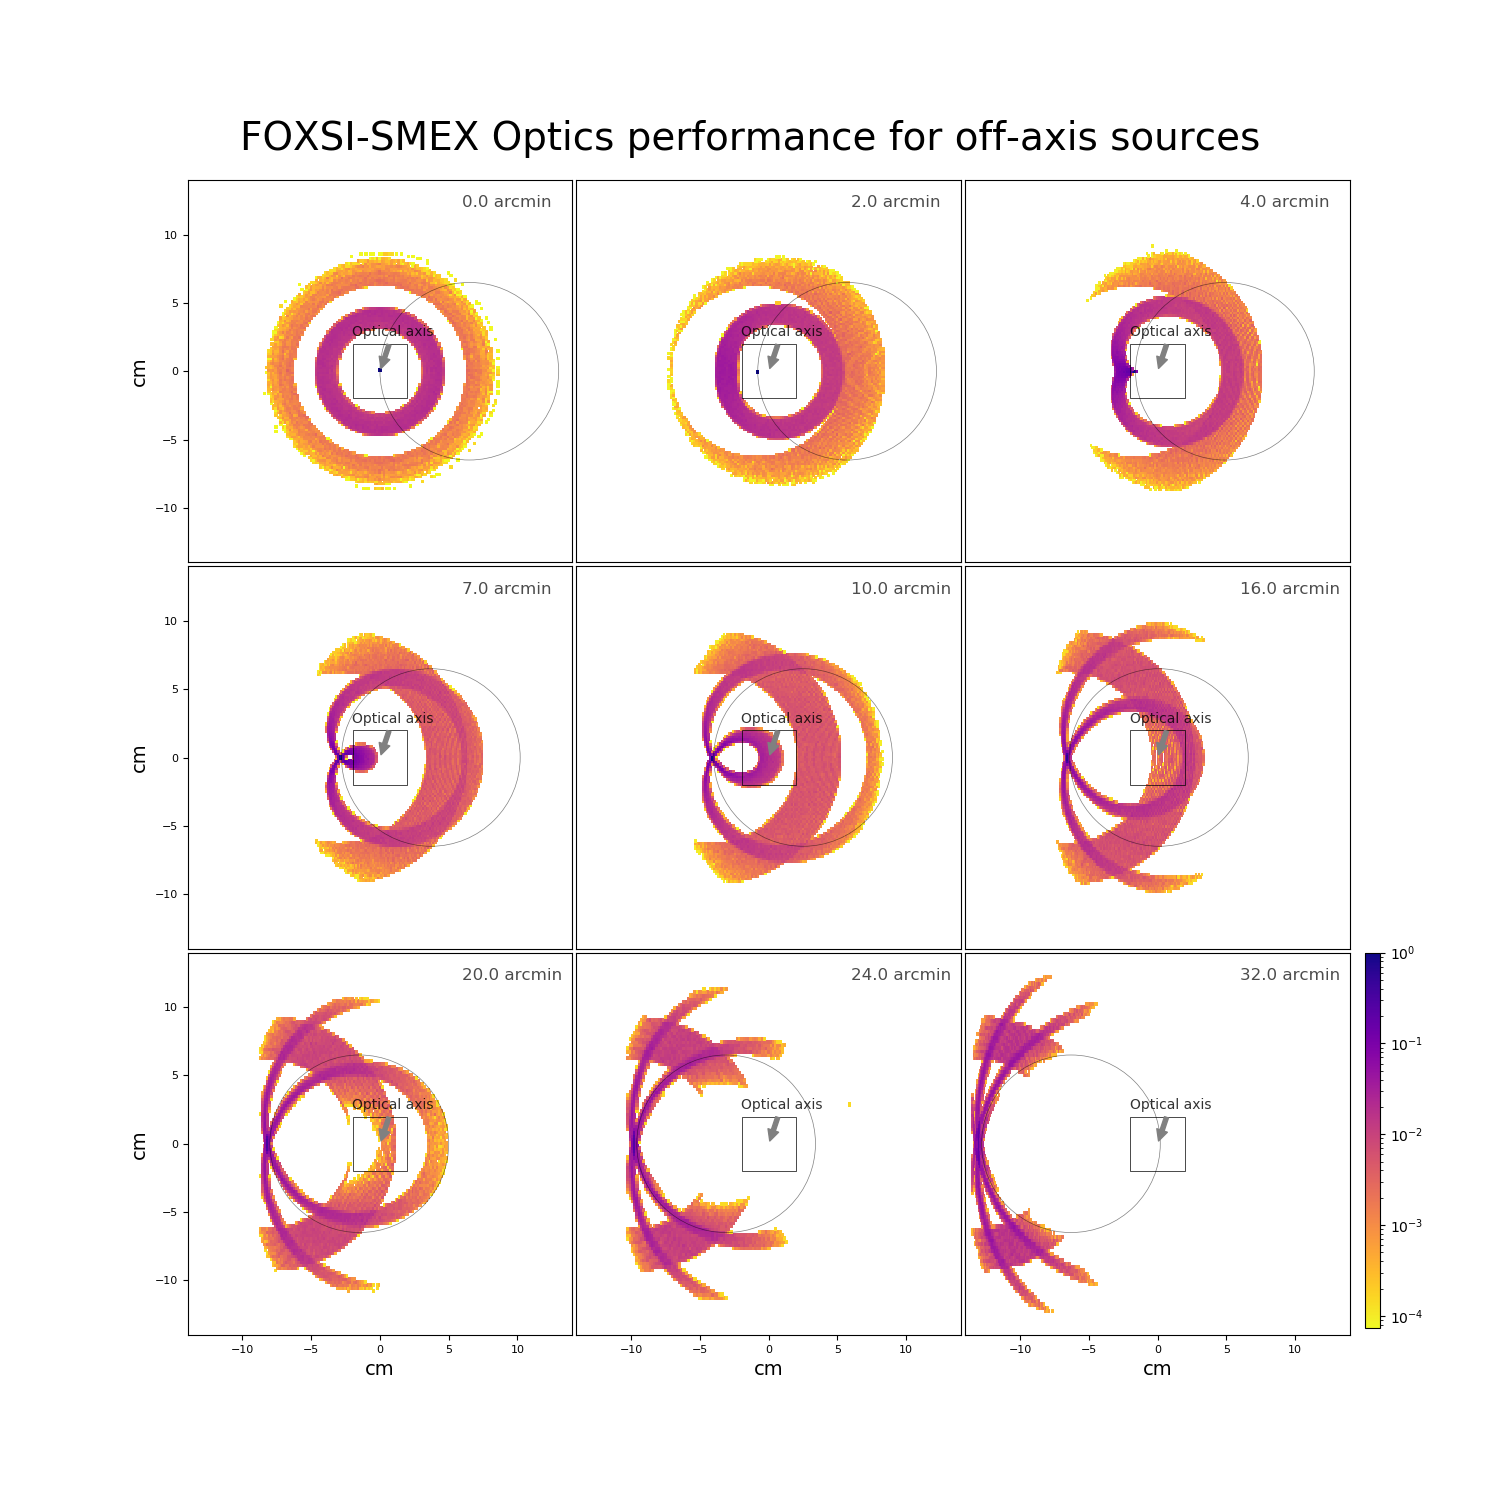

This chart was generated by the following Python code:
'''
Goal: This figure shows several plots starting from on-axis and moving off-axis
      showing how the ghost ray pattern emerges and changes as the sources moves
      further off-axis. Source at 1 AU. No energy dependance included in this
      example. For FOXSI-SMEX Geometry.

User Inputs:
              0. FOXSI-SMEX PRESCRIPTION [lines 61-62]. Ask Albert Shih [[email redacted]]
                 or Steven Christe [[email redacted]] for the exact parameters.
              1. Number of rays.
              2. Off-axis angles
              3. Blocker Sizes
              4. Path where to save CSV files with rays and final plots.

Run:
              ipython SMEX-OffAxis.py

Output:
              1. CSV files with rays.
              2. "gallery_example7_00.png" - ghost-ray patterns colored by Par, Hyp, and Straight-through Ghost-Rays.
              3. "gallery_example7_01.png" - 2D-histogram of Ghost-ray patterns.

Last update: Sep, 2019
'''
import numpy as np
import matplotlib.pyplot as plt
import matplotlib.patches as patches
import matplotlib.colors as mcolors
from foxsisim.detector import Detector
from foxsisim.source import Source
from foxsisim.module import Module
from foxsisim.detector import Detector
from foxsisim.util import save_rays


n = 5000        ## Number of rays
SaveFolder = '/Users/Kamilobu/Desktop/test/' ## Path of the SaveFolder

fbr = 6.296          ## Front blocker radius [cm]. Need to confirm with Ron and Wayne.
rbr = 5.99           ## Rear blocker radius [cm]. Need to confirm with Ron and Wayne.
Sdist = -1.5e13      ## Distance to the Sun [cm].
offaxisAngles = np.array([0.0,2.0,4.0,7.0,10.0,16.,20.,24.,32])#np.arange(0.,33.,4.)     ## Off-axis angles [arcmin]

## Creating empty lists:
All_Drays, All_Hrays, All_Prays, All_Srays = [], [], [], []
All_Dx, All_Dy, All_Hx, All_Hy, All_Px, All_Py = [], [], [], [], [], []
All_Sx, All_Sy = [], []

fig, axs = plt.subplots(3, 3, sharex=True, sharey=True, figsize=(15,15))
fig.subplots_adjust(hspace=0.01,wspace=0.01)
st = fig.suptitle("FOXSI-SMEX Optics performance for off-axis sources", fontsize=28,y=0.92)

for i, angle in enumerate(offaxisAngles):
    #Create Source :
    #Xs = -Sdist * np.sin(np.deg2rad(np.sqrt(2.) * angle / 120.0))
    #Ys = -Sdist * np.sin(np.deg2rad(np.sqrt(2.) * angle / 120.0))
    Xs = -Sdist * np.sin(np.deg2rad(angle / 60.0))
    Ys = 0.0
    source = Source(type='point',center=[Xs, Ys, Sdist ])
    print('Off-axis Angle: %f' % angle)
    module = Module(radii = [0.0,0.0,0.0,0.0,0.0,0.0,0.0,0.0,0.0,0.0,0.0,0.0,0.0,0.0,0.0,0.0,0.0,0.0],
                    focal=0.0, core_radius=(fbr,rbr))
    rays = source.generateRays(module.targetFront,n)
    module.passRays(rays)
    Rrays = [ray for ray in rays if (ray.tag != 'Source')] #kills the passthrough rays
    save_rays(rays,filename=SaveFolder+'rays_Angle_=_'+str(angle)+'.csv')

    # Create detector :
    detector = Detector(width=30,
                    height=30,
                    normal = [0,0,1],
                    center = [0,0,1430],
                    reso = [4096,4096])
   # Detector Catch rays:
    detector.catchRays(rays)
    '''Defining D, H, and P rays'''
    Drays = [ray for ray in rays if (ray.des[2]==1430.0 and ray.bounces ==2 )]
    Srays = [ray for ray in rays if (ray.des[2]==1430.0 and ray.bounces ==0 and ray.tag[-8:] == 'Source-D' )]
    Hrays = [ray for ray in rays if (ray.des[2]==1430.0 and ray.bounces ==1 and ray.tag[-4:] == 'Hy-D' )]
    Prays = [ray for ray in rays if (ray.des[2]==1430.0 and ray.bounces ==1 and ray.tag[-4:] == 'Pa-D' )]

    All_Drays.append(Drays)
    All_Hrays.append(Hrays)
    All_Prays.append(Prays)
    All_Srays.append(Srays)

    sim_scale = 1.0    # 1cm = 17.4 arcmin
    #sim_scale = 17.4    # 1cm = 17.4 arcmin

    #Hyperboloid
    Hx, Hy = [], []
    for ray in Hrays:
        Hx.append(ray.pos[0]*sim_scale)
        Hy.append(ray.pos[1]*sim_scale)
    All_Hx.append(Hx)
    All_Hy.append(Hy)

    # Paraboloid
    Px, Py = [], []
    for ray in Prays:
        Px.append(ray.pos[0]*sim_scale)
        Py.append(ray.pos[1]*sim_scale)
    All_Px.append(Px)
    All_Py.append(Py)

    # Double
    Dx, Dy = [], []
    for ray in Drays:
        Dx.append(ray.pos[0]*sim_scale)
        Dy.append(ray.pos[1]*sim_scale)
    All_Dx.append(Dx)
    All_Dy.append(Dy)

    # StraightThrough
    Sx, Sy = [], []
    for ray in Srays:
        Sx.append(ray.pos[0]*sim_scale)
        Sy.append(ray.pos[1]*sim_scale)
    All_Sx.append(Sx)
    All_Sy.append(Sy)

    plt.subplot(3,3,i+1)
    plt.scatter(All_Hx[i],All_Hy[i],color='red',s=0.005,alpha=0.9)
    plt.scatter(All_Px[i],All_Py[i],color='blue',s=0.005,alpha=0.9)
    plt.scatter(All_Dx[i],All_Dy[i],color='green',s=0.005,alpha=0.9)
    plt.scatter(All_Sx[i],All_Sy[i],color='black',s=0.005,alpha=0.9)
    plt.ylim(-14.0,14.)
    plt.xlim(-14.0,14.)
    if i not in [6,7,8]: plt.xticks([]);
    else: plt.xticks(fontsize=12); plt.xlabel('cm',fontsize=14)
    if i not in [0,3,6]: plt.yticks([])
    else: plt.yticks(fontsize=18); plt.ylabel('cm',fontsize=14)
    plt.tick_params(labelsize=14)
    ax = plt.gca()
    ax.add_patch(patches.Rectangle((-1.98,-1.98),3.96,3.96,fill=False,linewidth=0.5))
    ax.annotate('Optical axis',xy=[0.01,0.01],xytext=(-20, 25),color='black',alpha=0.8,
                textcoords='offset points',arrowprops=dict(
                arrowstyle='simple,tail_width=0.3,head_width=0.8,head_length=0.8',
                facecolor='grey',ec='grey'))
    ax.annotate(str(angle)+' arcmin',xy=[6,12],fontsize=12,color='black',alpha=0.7)
    r = 6.5
    ax.add_patch(patches.Circle((r - angle * 2.6/(r),0),r,fill=False,linewidth=0.5,alpha=0.5,color='black'))
plt.savefig(SaveFolder+'gallery_example7_00.png')


fig, axs = plt.subplots(3, 3, sharex=True, sharey=True, figsize=(15,15))
fig.subplots_adjust(hspace=0.01,wspace=0.01)
st = fig.suptitle("FOXSI-SMEX Optics performance for off-axis sources", fontsize=28,y=0.92)
for i, angle in enumerate(offaxisAngles):
    plt.subplot(3,3,i+1)
    All_X = np.concatenate((All_Hx[i],All_Px[i],All_Dx[i],All_Sx[i]))
    All_Y = np.concatenate((All_Hy[i],All_Py[i],All_Dy[i],All_Sy[i]))
    if i == 0:
        counts,ybins,xbins,image = plt.hist2d(All_X, All_Y, bins=100,
                                                    cmap=plt.cm.plasma_r,norm=mcolors.LogNorm(vmax=1.0),normed=True)
        imagebar = image;
        vmin0 = counts[np.where(counts>0)].min();
    else:
        counts,ybins,xbins,image = plt.hist2d(All_X, All_Y, bins=100,
                                                    cmap=plt.cm.plasma_r,norm=mcolors.LogNorm(vmax=1.0,vmin=vmin0),normed=True)
    plt.ylim(-14.0,14.)
    plt.xlim(-14.0,14.)
    if i not in [6,7,8]: plt.xticks([]);
    else: plt.xticks(fontsize=12); plt.xlabel('cm',fontsize=14)
    if i not in [0,3,6]: plt.yticks([])
    else: plt.yticks(fontsize=12); plt.ylabel('cm',fontsize=14)
    plt.tick_params(labelsize=8)
    ax = plt.gca()
    ax.add_patch(patches.Rectangle((-1.98,-1.98),3.96,3.96,fill=False,linewidth=0.5))
    ax.annotate('Optical axis',xy=[0.01,0.01],xytext=(-20, 25),color='black',alpha=0.8,
                textcoords='offset points',arrowprops=dict(
                arrowstyle='simple,tail_width=0.3,head_width=0.8,head_length=0.8',
                facecolor='grey',ec='grey'))
    r = 6.5
    ax.add_patch(patches.Circle((r - angle * 2.6/(r),0),r,fill=False,linewidth=0.5,alpha=0.5,color='black'))
    ax.annotate(str(angle)+' arcmin',xy=[6,12],fontsize=12,color='black',alpha=0.7)
cbar_ax = fig.add_axes([0.91, 0.115, 0.01, 0.25])
fig.colorbar(imagebar,cax=cbar_ax)
plt.savefig(SaveFolder+'gallery_example7_01.png')
